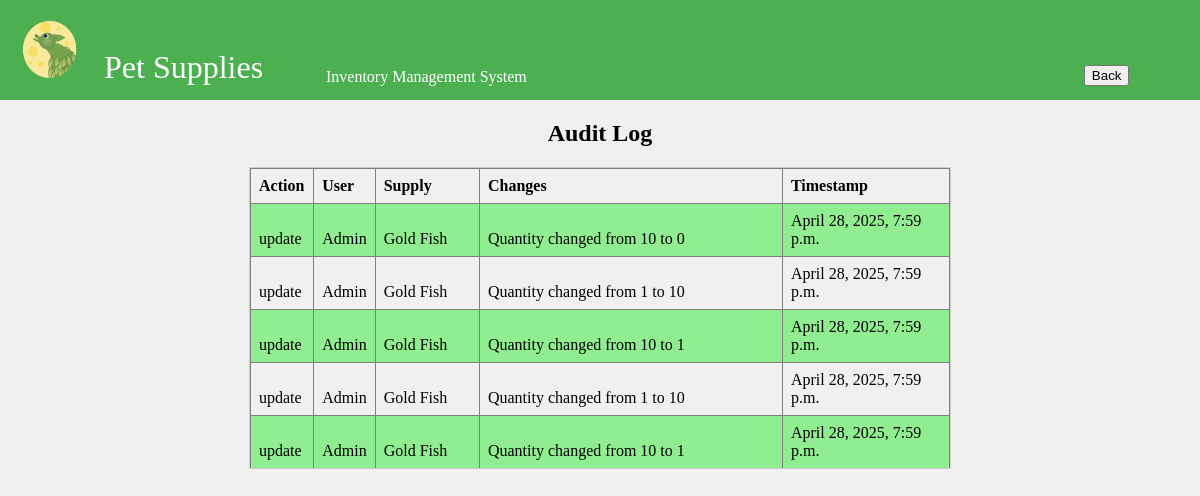
The app's page /audit-log/, older data.
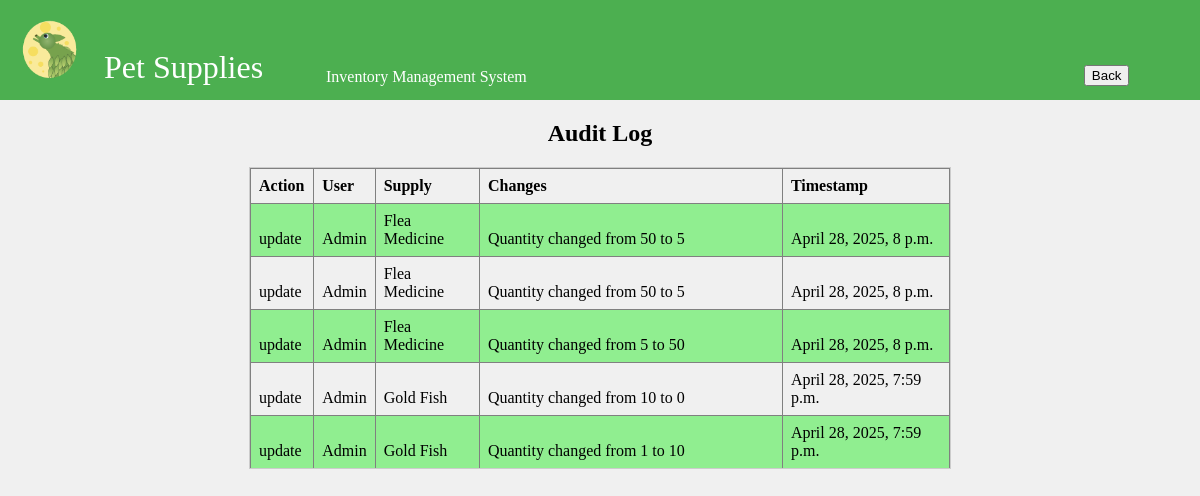
The same page, newer data.
### inventory/models.py (models this page shows, shortened)
class AuditLog(models.Model):
    ACTION_CHOICES = (
        ('CREATE', 'Create'),
        ('UPDATE', 'Update'),
        ('DELETE', 'Delete'),
    )
    user = models.ForeignKey(User, on_delete=models.SET_NULL, null=True)  # Track the user making the change
    action = models.CharField(max_length=10, choices=ACTION_CHOICES)  # The type of action (CREATE, UPDATE, DELETE)
    supply = models.ForeignKey(Supply, on_delete=models.CASCADE)  # Link to the supply that was changed
    changes = models.TextField()  # Description of what was changed
    timestamp = models.DateTimeField(auto_now_add=True)  # When the change was made

class Supply(models.Model):
    name = models.CharField(max_length=255, primary_key=True)
    price = models.FloatField()
    quantity = models.IntegerField()
    location = models.CharField(max_length=255)
    reorder_point = models.PositiveIntegerField(default=5)

### inventory/views.py (the view)
# urls.py: path('audit-log/', views.audit_log, name='audit_log'),
def audit_log(request):
    logs = AuditLog.objects.all().order_by('-timestamp')
    return render(request, 'inventory/audit_log.html', {'logs': logs})

### inventory/templates/inventory/audit_log.html (shortened to what this page needs)
{% load static %}
<!DOCTYPE html>
<html lang="en">
<head>
    <link rel="stylesheet" href="{% static 'css/styles.css' %}">
</head>
<body>
    <div class="header-container">
        <table class = "nav_tab">
            <tr>
                <td>
    <img src="{% static 'icons/TLeafLogo2sm.png' %}" alt="T Leaf Logo">
</td>
 <td class = "pet">
    <div class = "head">
        Pet Supplies
        </div>
    </td>
<td class = "warn2">
    Inventory Management System
</td>
<td class = "warn2">
    <a href="{% url 'index' %}">
        <button type="submit">Back
        </button>
        </a>
</td>
</tr>
</table>
</div>
<center>
    <h2>Audit Log</h2>
    <div class="table-container">
    <table border="1" class="data_tab">
        <tr>
            <th>Action</th>
            <th>User</th>
            <th>Supply</th>
            <th>Changes</th>
            <th>Timestamp</th>
        </tr>
        {% for log in logs %}
        <tr>
            <td>{{ log.get_action_display }}</td>
            <td>{{ log.user.username }}</td>
            <td>{{ log.supply.name }}</td>
            <td class = "changes">{{ log.changes }}</td>
            <td>{{ log.timestamp }}</td>
        </tr>
        {% endfor %}
    </table>
</div>
</center>
</body>
</html>

Row changes from the older to the newer data that the page shows:
no longer on this page (row unchanged): AuditLog: action "update", user.username "Admin", supply.name "Gold Fish", changes "Quantity changed from 10 to 1", timestamp "April 28, 2025, 7:59 p.m."
no longer on this page (row unchanged): AuditLog: action "update", user.username "Admin", supply.name "Gold Fish", changes "Quantity changed from 1 to 10", timestamp "April 28, 2025, 7:59 p.m."
no longer on this page (row unchanged): AuditLog: action "update", user.username "Admin", supply.name "Gold Fish", changes "Quantity changed from 10 to 1", timestamp "April 28, 2025, 7:59 p.m."
added AuditLog: action "update", user.username "Admin", supply.name "Flea Medicine", changes "Quantity changed from 50 to 5", timestamp "April 28, 2025, 8 p.m."
added AuditLog: action "update", user.username "Admin", supply.name "Flea Medicine", changes "Quantity changed from 50 to 5", timestamp "April 28, 2025, 8 p.m."
added AuditLog: action "update", user.username "Admin", supply.name "Flea Medicine", changes "Quantity changed from 5 to 50", timestamp "April 28, 2025, 8 p.m."
